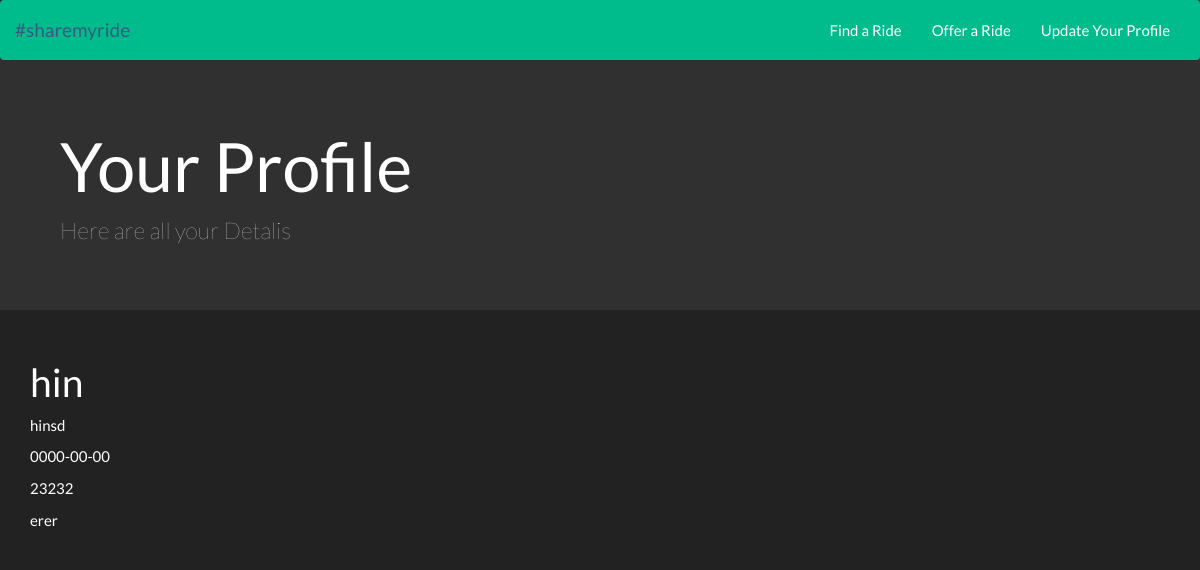
The app's page /profile.php with its own data.
### tables this page shows
CREATE TABLE `user` (
  `u_id` int(11) NOT NULL,
  `u_name` varchar(1024) NOT NULL,
  `email` varchar(1024) NOT NULL,
  `pno` int(11) NOT NULL,
  `bdate` date NOT NULL,
  `bio` varchar(1024) NOT NULL,
  `u_img` blob NOT NULL,
  `gender` varchar(10) NOT NULL,
  `password` varchar(1024) NOT NULL,
  `u_image` blob NOT NULL,
  `u_image_name` varchar(2024) NOT NULL
);

### profile.php (the view, shortened to what this page needs)
<!DOCTYPE html>
<html lang="en">
  <head>
    <link href="css/bootstrap.min.css" rel="stylesheet">
    <link href="css/styles.css" rel="stylesheet"  />
  </head>
  <body>
    <nav class="navbar navbar-inverse">
  <div class="container-fluid">
    <div class="navbar-header">
      <a class="navbar-brand" >#sharemyride</a>
    </div>
    <div class="collapse navbar-collapse" id="bs-example-navbar-collapse-2">
<ul class="nav navbar-nav navbar-right">
   <li><a href="create_profile.php" data-vivaldi-spatnav-clickable="1">Update Your Profile</a></li>
 </ul>
<ul class="nav navbar-nav navbar-right">
    <li><a href="main.php" data-vivaldi-spatnav-clickable="1">Offer a Ride</a></li>
  </ul>
      <ul class="nav navbar-nav navbar-right">
        <li><a href="home_join_ride.php" data-vivaldi-spatnav-clickable="1">Find a Ride</a></li>
      </ul>
    </div>
  </div>
</nav>
    <div class="jumbotron" >
      <div id="headp">
  <h1>Your Profile</h1>
  <p>Here are all your Detalis</p>
</div>
</div>
<div class="container">
<?php
$servername = "localhost";
$username = "root";
$password = "";
$conn = mysqli_connect($servername, $username, $password,"carpooldb");
$sql = "SELECT * FROM user where u_id='18'";
$result = $conn->query($sql);
if ($result) {
    while($row = $result->fetch_assoc()) {
      echo "<h1>".$row["u_name"]."</h1>";
      echo "<p>".$row["email"]."</p>";
      echo "<p>".$row["bdate"]."<p>";
      echo "<p>".$row["pno"]."<p>";
      echo "<p>".$row["bio"]."<p>";
    }
} else {
    echo "0 results";
}
?>
</div>
</body>
</html>

### css/styles.css (style rules this page uses)
#headp { margin-left: 5%; }

### records on screen
user: u_name "hin", email "hinsd", bdate "0000-00-00", pno "23232", bio "erer"
